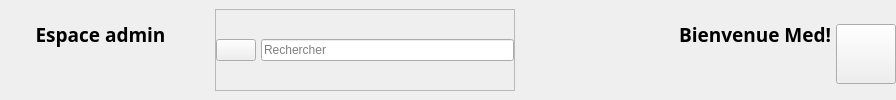
        <widget class="QWidget" name="headerFrame" native="true">
         <property name="sizePolicy">
          <sizepolicy hsizetype="Preferred" vsizetype="Preferred">
           <horstretch>0</horstretch>
           <verstretch>0</verstretch>
          </sizepolicy>
         </property>
         <property name="minimumSize">
          <size>
           <width>0</width>
           <height>0</height>
          </size>
         </property>
         <layout class="QGridLayout" name="gridLayout">
          <property name="leftMargin">
           <number>0</number>
          </property>
          <property name="topMargin">
           <number>0</number>
          </property>
          <property name="rightMargin">
           <number>0</number>
          </property>
          <property name="bottomMargin">
           <number>0</number>
          </property>
          <item row="0" column="0">
           <widget class="QWidget" name="spaceWidget" native="true">
            <property name="minimumSize">
             <size>
              <width>200</width>
              <height>0</height>
             </size>
            </property>
            <widget class="QLabel" name="spaceLbl">
             <property name="geometry">
              <rect>
               <x>0</x>
               <y>0</y>
               <width>201</width>
               <height>69</height>
              </rect>
             </property>
             <property name="font">
              <font>
               <family>Noto Sans</family>
               <pointsize>14</pointsize>
               <weight>75</weight>
               <bold>true</bold>
              </font>
             </property>
             <property name="text">
              <string>Espace admin</string>
             </property>
             <property name="alignment">
              <set>Qt::AlignCenter</set>
             </property>
            </widget>
           </widget>
          </item>
          <item row="0" column="2">
           <widget class="QWidget" name="welcomeWidget" native="true">
            <property name="minimumSize">
             <size>
              <width>300</width>
              <height>0</height>
             </size>
            </property>
            <widget class="QLabel" name="welcomeLbl">
             <property name="geometry">
              <rect>
               <x>0</x>
               <y>0</y>
               <width>301</width>
               <height>69</height>
              </rect>
             </property>
             <property name="minimumSize">
              <size>
               <width>0</width>
               <height>0</height>
              </size>
             </property>
             <property name="font">
              <font>
               <family>Noto Sans</family>
               <pointsize>14</pointsize>
               <weight>75</weight>
               <bold>true</bold>
              </font>
             </property>
             <property name="text">
              <string>Bienvenue Med!</string>
             </property>
             <property name="alignment">
              <set>Qt::AlignRight|Qt::AlignTrailing|Qt::AlignVCenter</set>
             </property>
            </widget>
           </widget>
          </item>
          <item row="0" column="3">
           <widget class="QWidget" name="widget_3" native="true">
            <layout class="QHBoxLayout" name="horizontalLayout_6">
             <property name="spacing">
              <number>0</number>
             </property>
             <property name="leftMargin">
              <number>0</number>
             </property>
             <property name="rightMargin">
              <number>0</number>
             </property>
             <property name="bottomMargin">
              <number>0</number>
             </property>
             <item alignment="Qt::AlignVCenter">
              <widget class="QPushButton" name="accountBtn">
               <property name="minimumSize">
                <size>
                 <width>60</width>
                 <height>60</height>
                </size>
               </property>
               <property name="maximumSize">
                <size>
                 <width>60</width>
                 <height>60</height>
                </size>
               </property>
               <property name="cursor">
                <cursorShape>PointingHandCursor</cursorShape>
               </property>
               <property name="text">
                <string/>
               </property>
               <property name="icon">
                <iconset resource="../resource.qrc">
                 <normaloff>:/users/images/users/man.png</normaloff>:/users/images/users/man.png</iconset>
               </property>
               <property name="iconSize">
                <size>
                 <width>50</width>
                 <height>50</height>
                </size>
               </property>
              </widget>
             </item>
            </layout>
           </widget>
          </item>
          <item row="0" column="1">
           <widget class="QWidget" name="widget_2" native="true">
            <layout class="QHBoxLayout" name="horizontalLayout_4">
             <item>
              <widget class="QFrame" name="searchFrame">
               <property name="minimumSize">
                <size>
                 <width>300</width>
                 <height>0</height>
                </size>
               </property>
               <property name="maximumSize">
                <size>
                 <width>300</width>
                 <height>16777215</height>
                </size>
               </property>
               <property name="frameShape">
                <enum>QFrame::StyledPanel</enum>
               </property>
               <property name="frameShadow">
                <enum>QFrame::Raised</enum>
               </property>
               <layout class="QHBoxLayout" name="horizontalLayout_5">
                <property name="spacing">
                 <number>5</number>
                </property>
                <property name="leftMargin">
                 <number>0</number>
                </property>
                <property name="topMargin">
                 <number>0</number>
                </property>
                <property name="rightMargin">
                 <number>0</number>
                </property>
                <property name="bottomMargin">
                 <number>0</number>
                </property>
                <item alignment="Qt::AlignRight">
                 <widget class="QPushButton" name="pushButton">
                  <property name="cursor">
                   <cursorShape>PointingHandCursor</cursorShape>
                  </property>
                  <property name="text">
                   <string/>
                  </property>
                  <property name="icon">
                   <iconset resource="../resource.qrc">
                    <normaloff>:/icons/icons/others/view.png</normaloff>:/icons/icons/others/view.png</iconset>
                  </property>
                  <property name="iconSize">
                   <size>
                    <width>32</width>
                    <height>32</height>
                   </size>
                  </property>
                 </widget>
                </item>
                <item>
                 <widget class="QLineEdit" name="lineEdit">
                  <property name="placeholderText">
                   <string>Rechercher</string>
                  </property>
                 </widget>
                </item>
               </layout>
              </widget>
             </item>
            </layout>
           </widget>
          </item>
         </layout>
        </widget>
